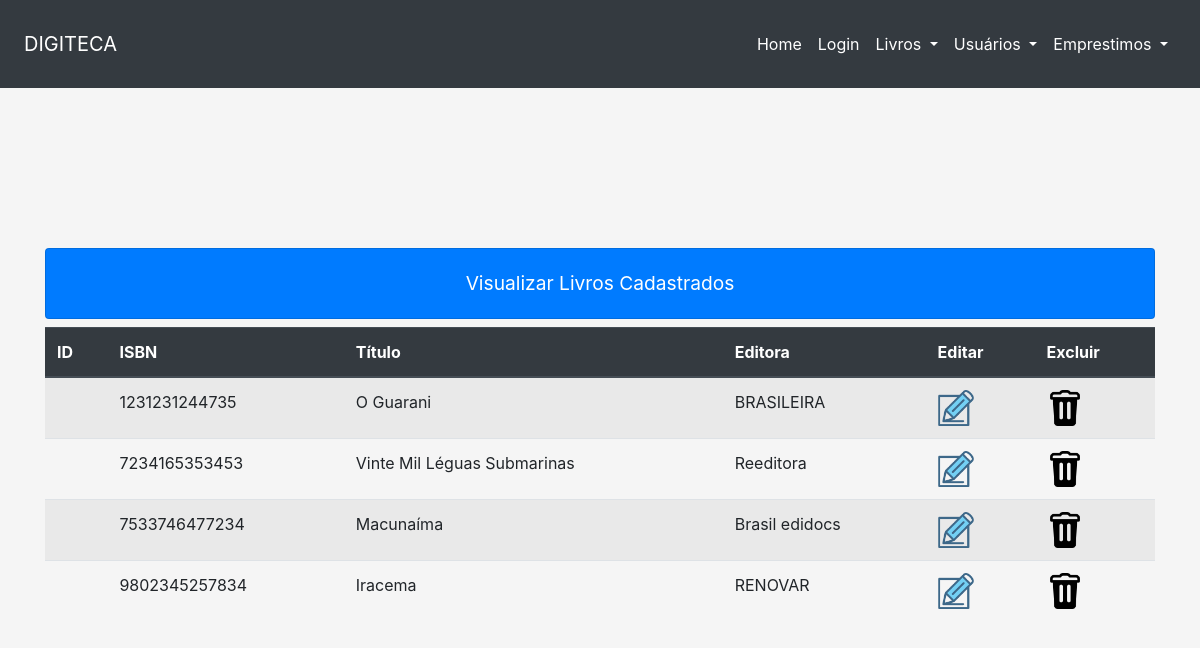
Page /visLivros.php (signed in) on the earlier database version.
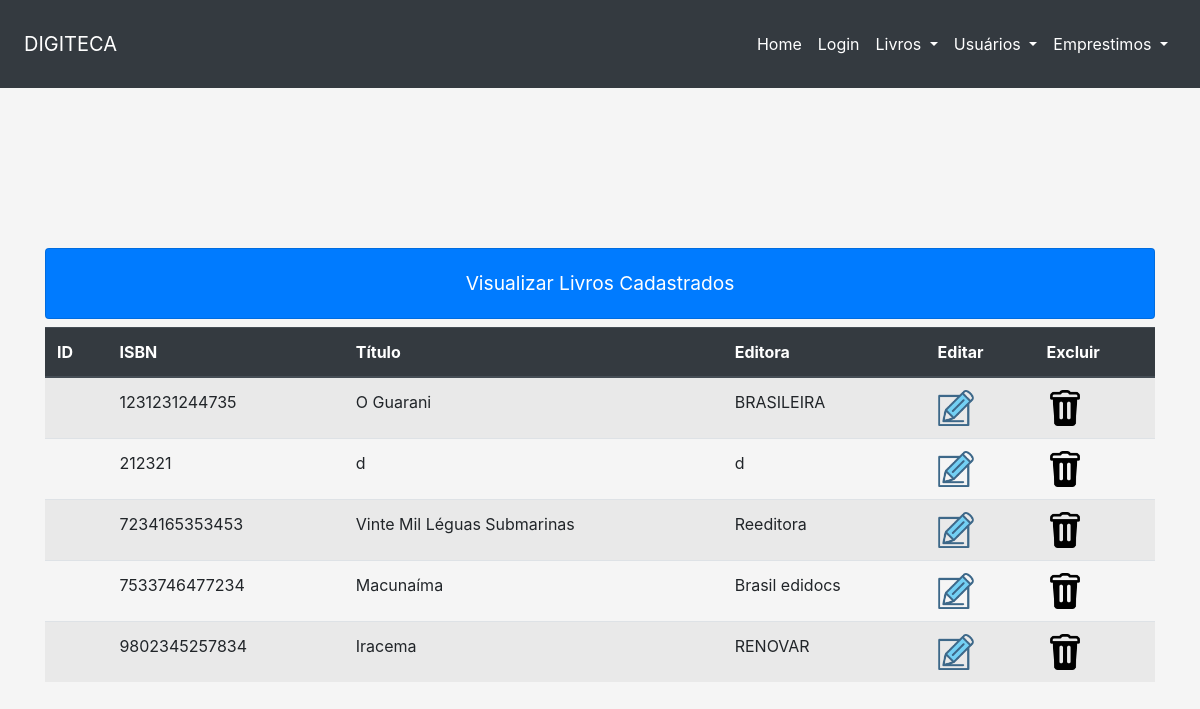
Same page on the later database version.
### tables this page shows
CREATE TABLE `LIVROS` (
  `ISBN` varchar(13) NOT NULL,
  `AUTOR` varchar(50) DEFAULT NULL,
  `TITULO` varchar(100) DEFAULT NULL,
  `DESCRICAO` varchar(1000) DEFAULT NULL,
  `GENERO` varchar(20) DEFAULT NULL,
  `UNIDADES_DISPONIVEIS` int(11) DEFAULT NULL,
  `EDITORA` varchar(50) DEFAULT NULL,
  `ANO_PUBLICACAO` date DEFAULT NULL
);

### visLivros.php (the view, shortened to what this page needs)
<?php
    include('layout/navbar.php');
 ?>
    <div class="container">
        <div class="card text-white bg-primary mb-2" style="margin-top: 10rem;">
            <div class="card-body">
                <div class="text-center" style="font-size: 1.2em;">Visualizar Livros Cadastrados</div>
            </div>
        </div>
        <?php
            require_once('conexao/conexao.php');
            $comandoSQL = "SELECT * FROM LIVROS";
            $select = $conexao->query($comandoSQL);
            $resultado = $select->fetchAll();
            if($resultado) {
        ?>
                <div class="table table-responsive-sm">
                    <table class="table table-striped">
                        <thead class="thead-dark">
                            <tr>
                                <th scope="col">ID</th>
                                <th scope="col">ISBN</th>
                                <th scope="col">Título</th>
                                <th scope="col">Editora</th>
                                <th scope="col">Editar</th>
                                <th scope="col">Excluir</th>
                            </tr>
                        </thead>
                        <tbody>
                        <?php   foreach ($resultado as $linha) {    ?>
                                    <tr>
                                        <td><?php echo $linha["ID"]; ?></td>
                                        <td><?php echo $linha["ISBN"]; ?></td>
                                        <td><?php echo $linha["TITULO"]; ?></td>
                                        <td><?php echo $linha["EDITORA"]; ?></td>
                                        <td><a href="editCadLivros.php?id=<?php echo "$linha[ID]"; ?>"><img src="assets/images/editar.png" width="36"></a></td>
                                        <td><a href="exclCadLivros.php?id=<?php echo "$linha[ID]"; ?>"><img src="assets/images/excluir.png" width="36"></a></td>
                                    </tr>
                        <?php   }   ?>
                        </tbody>
                    </table>
    <?php   }   ?>
                </div>
    </div>

Differences in the rows shown:
added livros: ISBN "212321", TITULO "d", EDITORA "d"
